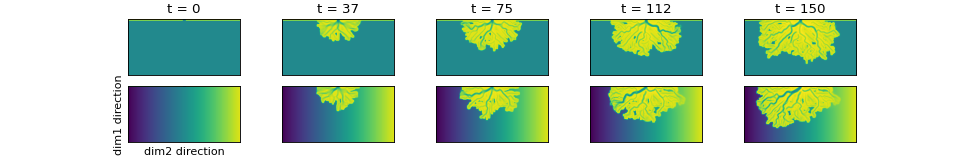

Recreate this plot in Python.
import matplotlib.pyplot as plt
import numpy as np
from sandplover.sample_data.sample_data import xslope
#
xslope0, xslope1 = xslope()
nt = 5
ts = np.linspace(0, xslope0["eta"].shape[0] - 1, num=nt, dtype=int)
#
fig, ax = plt.subplots(2, nt, figsize=(12, 2))
for i, t in enumerate(ts):
    _ = ax[0, i].imshow(xslope0["eta"][t, :, :], vmin=-10, vmax=0.5)
    _ = ax[0, i].set_title(f"t = {t}")
    _ = ax[1, i].imshow(xslope1["eta"][t, :, :], vmin=-10, vmax=0.5)
#
_ = ax[1, 0].set_ylabel("dim1 direction")
_ = ax[1, 0].set_xlabel("dim2 direction")
#
for axi in ax.ravel():
    _ = axi.axes.get_xaxis().set_ticks([])
    _ = axi.axes.get_yaxis().set_ticks([])
